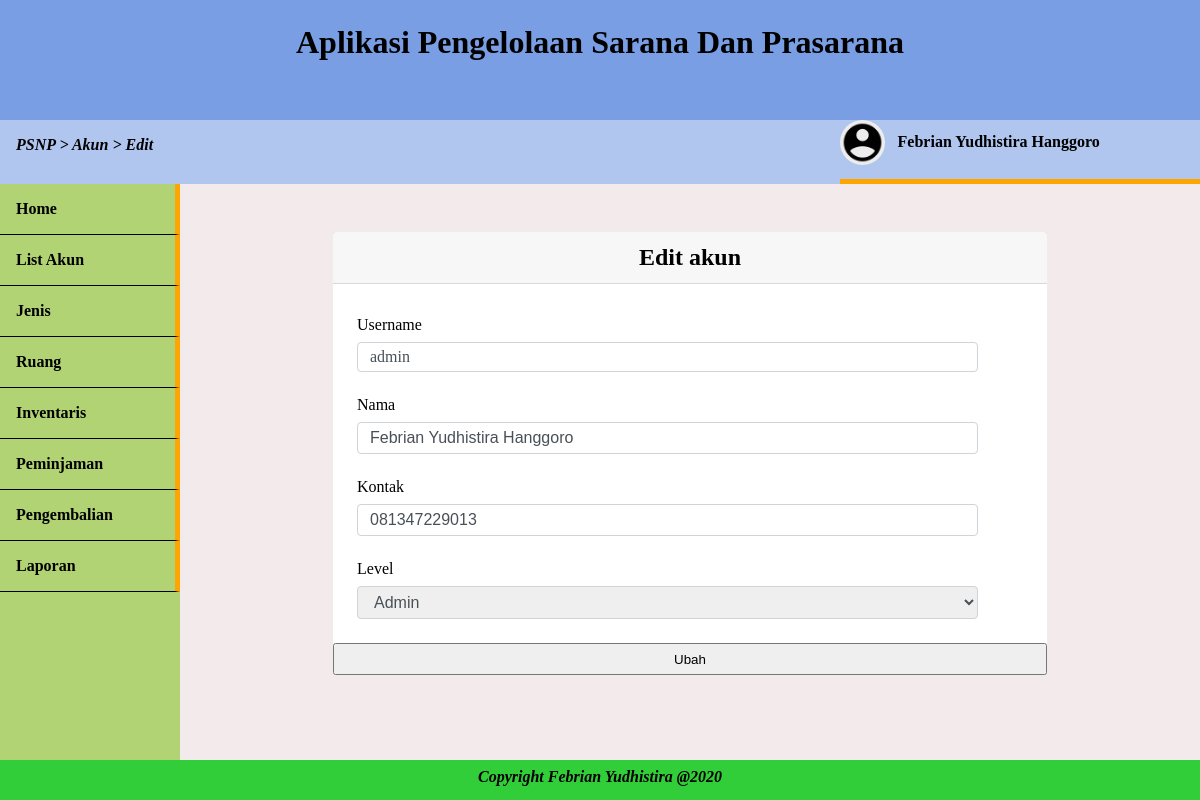
Screenshot of /app/akun/edit.php?username=admin (signed in) with the database file from the repository.
### tables this page shows
CREATE TABLE `user` (
  `username` varchar(200) NOT NULL,
  `nama_user` varchar(200) NOT NULL,
  `kontak` varchar(20) NOT NULL,
  `password` varchar(200) NOT NULL,
  `status` varchar(30) NOT NULL,
  `id_level` int(11) NOT NULL
);

CREATE TABLE `level` (
  `id_level` int(11) NOT NULL,
  `nama_level` varchar(80) NOT NULL
);

### app/akun/edit.php (the view, shortened to what this page needs)
<?php
include('../../assets/sql/koneksi.php');
include('../../assets/templates/app/header.php');
$ambil = $_GET['username'];
$cek = mysqli_query($koneksi,"SELECT * FROM user WHERE username='$ambil'");
$tampil = mysqli_fetch_array($cek)
?>
<div class="kotak mt-3 mb-4 mx-auto" style="width:70%;">
    <div class="kotak-kepala center">
        <h2>Edit akun</h2>
    </div>
    <div class="kotak-badan mt-2">
        <form action="../../assets/sql/akun/edit.php" method="POST">
            <div class="form-isi">
                <p>Username</p>
                <small class="form-input"><?= $tampil['username'];?></small>
            </div>
            <div class="form-isi">
                <p>Nama</p>
                <input type="text" class="form-input" name="nama" value="<?= $tampil['nama_user'];?>"
                    placeholder="Masukkan nama">
            </div>
            <div class="form-isi">
                <p>Kontak</p>
                <input type="text" class="form-input" name="kontak" value="<?= $tampil['kontak'];?>"
                    placeholder="Masukkan kontak">
            </div>
            <div class="form-isi">
                <p>Level</p>
                <select name="level" class="form-input">
                    <?php
                        $ceklevel = mysqli_query($koneksi,"SELECT * FROM level");
                        while($tampillevel = mysqli_fetch_array($ceklevel)):?>
                    <option value="<?= $tampillevel['id_level'];?>"
                        <?php if($tampillevel['id_level']==$tampil['id_level']){echo 'selected';}?>>
                        <?= $tampillevel['nama_level'];?></option> <?php
                        endwhile;
                    ?>
                </select>
            </div>
            <input type="submit" value="Ubah" class="form-submit mx-auto">
        </form>
    </div>
</div>
<?php
include('../../assets/templates/app/footer.php');
?>

### assets/css/style.css (style rules this page uses)
* { margin: 0px; padding: 0px; box-sizing: border-box; }
.center { text-align: center; }
.mb-4 { margin-bottom: 4rem; }
.mt-3 { margin-top: 3rem; }
.mt-2 { margin-top: 2rem; }
.mx-auto { margin-left: auto; margin-right: auto; }
.form-isi { margin-bottom: 1.5rem; padding-left: 1.5rem; }
.form-input { line-height: 1rem; display: block; width: 90%; padding: .375rem .75rem; font-size: 1rem; color: #495057; border: 1px solid #ced4da; border-radius: .25rem; }
.form-submit { width: 100%; height: 2rem; }
.kotak { position: relative; display: flex; flex-direction: column; min-width: 0; background-color: #fff; border-radius: .25rem; }
.kotak-kepala { padding: .75rem 1.25rem; margin-bottom: 0; background-color: rgba(0, 0, 0, .03); border-bottom: 1px solid rgba(0, 0, 0, .125) }
.form-isi p { margin-bottom: .5rem; }

### assets/css/app/layout.css (style rules this page uses)
html, body { width: 100%; height: 100%; }

### rows the page displays
user: username "admin", nama "Febrian Yudhistira Hanggoro", kontak "081347229013", level "Admin"

### other values shown
$breadcumb "Akun > Edit"
$_SESSION['nama'] "Febrian Yudhistira Hanggoro"
